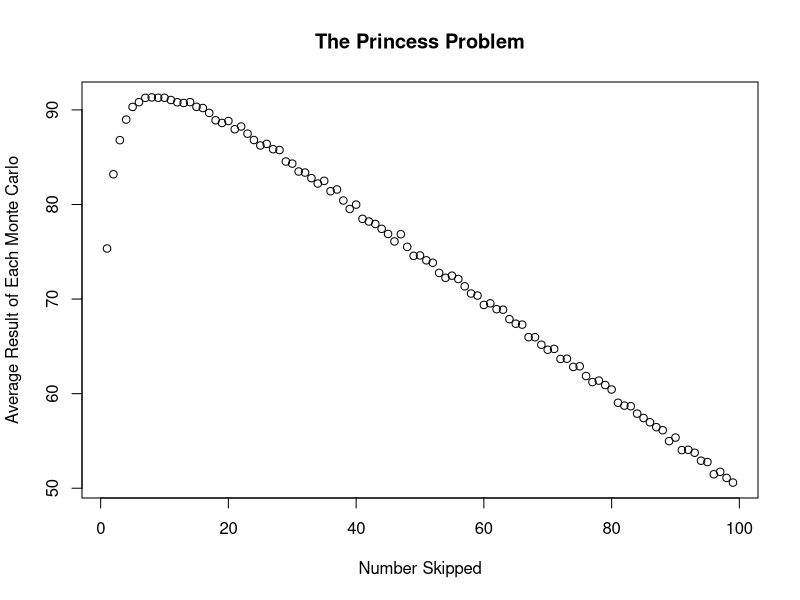
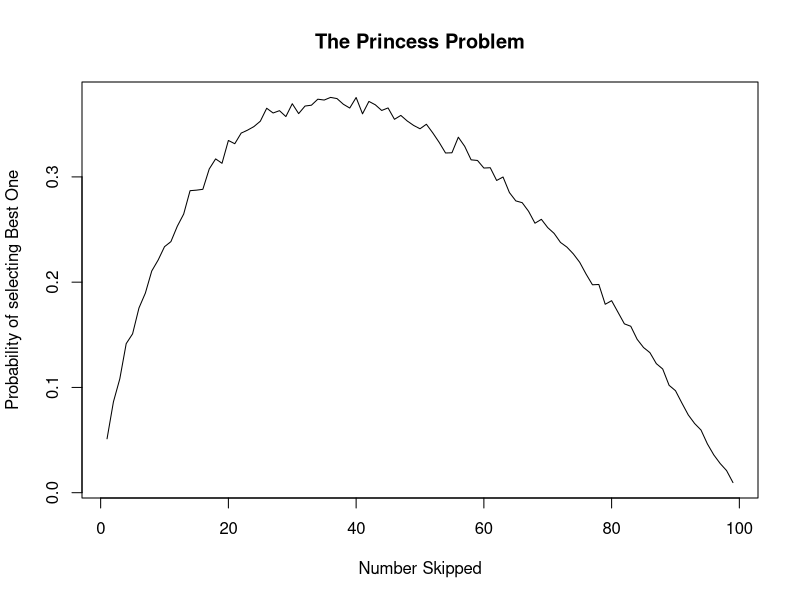

The R source for these figures, in order:
## ---- chunk 1
knitr::opts_chunk$set(echo = TRUE)
## ---- chunk 2
make_choice <- function(N,split_number)
{
  input_list <- sample(1:N,N) #generate a input list
  input_list_e <- input_list[1:split_number]
  input_list_s <- input_list[(split_number+1):N] #split the list
  benchmark <- max(input_list_e)  #the benchmark is the maximum number in the evaluation group
  # result <- 0 #inital the result

  # Yang: this is logic is missing.
  result <- input_list[N] #inital the result with last element  
  
  for(i in (split_number+1):(N-1)) #selecting from the first member in the selection group
  {
    if(input_list[i] > benchmark)
    {
      result <- input_list[i]
      break
    }
  }

  return(result)
}
## ---- chunk 3
N <- 100
M <- 10000 #Times of Monte Carlo

# Yang: initialize with pre-allocated length for vector.
p <- vector(mode = "numeric", length = N - 1)
average <- vector(mode = "numeric", length = N - 1)

for(split_time in 1:(N-1))  #for each split time from 1 to N-1 #
{
  successful_choice <- 0
  candidate <- vector(mode = "numeric", length = M)
  for(j in 1:M) # Simulate M times. At this time, M = 10000
  {
    candidate[j] <- make_choice(N,split_time)
    # Yang: moving this code below.
    # if(candidate[j] == N)
    # {
    #   successful_choice <- successful_choice+1
    # }
  }
  successful_choice <- sum(candidate == N)
  p[split_time] <- successful_choice/M
  average[split_time] <- mean(candidate)
}

optimal_choice <- which.max(p)
cat(optimal_choice)

## ---- chunk 4

cat(average) #Avergae number of each split

plot(1:(N-1), average, xlab = "Number Skipped",
     ylab = "Average Result of Each Monte Carlo",
     main = "The Princess Problem")
## ---- chunk 5
plot(1:(N-1), p, type = "l", xlab = "Number Skipped",
     ylab = "Probability of selecting Best One",
     main = "The Princess Problem")
